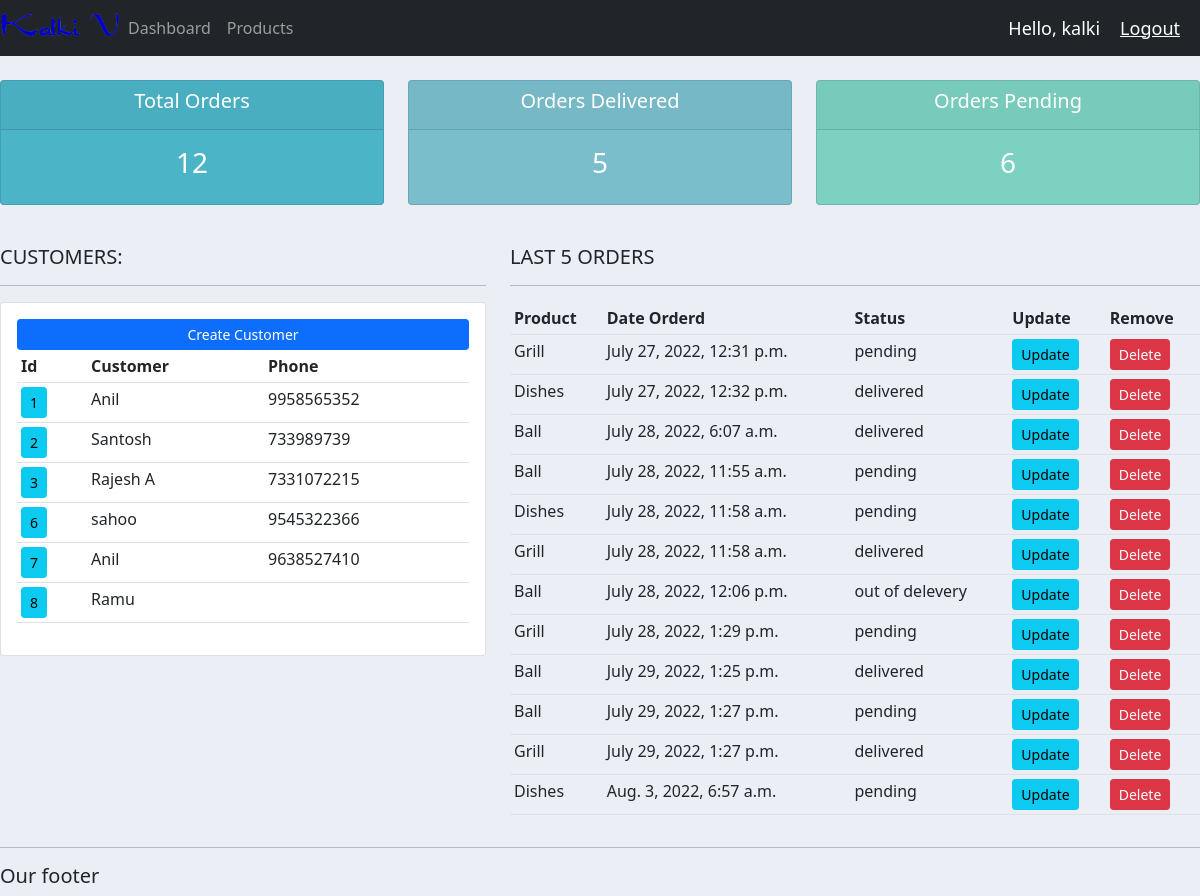
The app's page / (signed in) with its own data.
### app/models.py (models this page shows, shortened)
class Customer(models.Model):
    user = models.OneToOneField(User, null=True, blank=True, on_delete=models.CASCADE)
    name = models.CharField(max_length=50)
    phone = models.CharField(max_length=50)
    email = models.CharField(max_length=50)
    profile_pic = models.ImageField(default="profile.png", null=True, blank=True)
    date_created = models.DateTimeField(auto_now_add=True, null=True)

class Order(models.Model):
    STATUS = (
        ('pending', 'Pending'),
        ('out of delevery', 'Out of Delevery'),
        ('delivered' , 'Delivered'),
    )
    customer = models.ForeignKey("Customer", null=True, on_delete=models.SET_NULL)
    product = models.ForeignKey("Product", null=True, on_delete=models.SET_NULL)
    date_created = models.DateTimeField(auto_now_add=True, null=True)
    status = models.CharField(max_length=50, choices=STATUS)
    note = models.CharField(max_length=1000, null=True)

class Product(models.Model):
    CATEGORIES = (
        ('out door', 'Out Door'),
        ('indoor', 'Indoor'),
        ('fashion', 'Fashion'),
        ('mobiles', 'Mobiles'),
    )
    name = models.CharField(max_length=50)
    price = models.FloatField(null=True)
    category = models.CharField(max_length=50, choices=CATEGORIES)
    discripotion = models.CharField(max_length=50, blank=True)
    date_created = models.DateTimeField(auto_now_add=True, null=True)
    tags = models.ManyToManyField(Tag)
    def __str__(self):
        return self.name

### app/decorators.py (the view)
    def wrapper_function(request, *args, **kwargs):
        group = None
        if request.user.groups.exists():
            group = request.user.groups.all()[0].name
        if group == 'customer':
            return redirect('user')
        if group == 'admin':
            return view_func(request, *args, **kwargs)

### app/views.py (called while the page is built)
@login_required(login_url='login')
@admin_only
def home(request):
    orders = models.Order.objects.all()
    customers = models.Customer.objects.all()
    total_orders = orders.count()
    total_customers = customers.count()
    delivered = orders.filter(status='delivered').count()
    pending = orders.filter(status='pending').count()
    context = {'orders':orders, 'customers':customers,
    'total_orders':total_orders, 'total_customers':total_customers,
    'delivered':delivered, 'pending':pending}
    return render(request, 'dashboard.html', context)

### app/templates/dashboard.html (shortened to what this page needs)
{% extends 'main.html' %}
{% block content %}
{% include 'status.html' %}
<br>
<div class="row">
	<div class="col-md-5">
		<h5>CUSTOMERS:</h5>
		<hr>
		<div class="card card-body">
			<a class="btn btn-primary  btn-sm btn-block" href="">Create Customer</a>
			<table class="table table-sm">
				<tr>
					<th>Id</th>
					<th>Customer</th>
					<th>Phone</th>
				</tr>
				{% for customer in customers %}
				<tr>
				<td><a class="btn btn-sm btn-info" href="{% url 'customer' customer.id %}"</a>{{customer.id}}</td>
					<td>{{customer.name}}</td>
					<td>{{customer.phone}}</td>
				</tr>
				{% endfor %}
			</table>
		</div>
	</div>
	<div class="col-md-7">
		<h5>LAST 5 ORDERS</h5>
		<hr>
			<table class="table table-sm">
				<tr>
					<th>Product</th>
					<th>Date Orderd</th>
					<th>Status</th>
					<th>Update</th>
					<th>Remove</th>
				</tr>
				{% for order in orders %}
				<tr>
					<td>{{order.product}}</td>
					<td>{{order.date_created}}</td>
					<td>{{order.status}}</td>
					<td><a class="btn btn-sm btn-info" href="{% url 'update_order' order.id %}">Update</a></td>
					<td><a class="btn btn-sm btn-danger" href="{% url 'delete_order' order.id %}">Delete</a></td>
				</tr>
				{% endfor %}
			</table>
		</div>
	</div>
{% endblock %}

### app/templates/main.html (shortened to what this page needs)
{% load static %}
<!DOCTYPE html>
<html>
<head>
    <link href="https://cdn.jsdelivr.net/npm/bootstrap@5.0.2/dist/css/bootstrap.min.css" rel="stylesheet">
    <link rel="stylesheet" type="text/css" href="{% static 'css/main.css' %}">
</head>
<body>
    {% include 'navbar.html' %}
    {% block content %}
    {% endblock %}
    <hr>
    <h5>Our footer</h5>
</body>
</html>

### app/templates/navbar.html (shortened to what this page needs)
{% load static %}
<nav class="navbar navbar-expand-lg navbar-dark bg-dark">
    <img src="{% static 'images/logo.png' %}" width='120' height='30'>
    <div class="collapse navbar-collapse" id="navbarNav">
      <ul class="navbar-nav">
        {% if request.user.is_staff %}
        <li class="nav-item active">
          <a class="nav-link" href="{% url 'home' %}">Dashboard</a>
        </li>
        <li class="nav-item">
          <a class="nav-link" href="{% url 'products' %}">Products</a>
        </li>
        {% else %}
        <li class="nav-item">
          <a class="nav-link" href="{% url 'account' %}">Settings</a>
        </li>
        {% endif %}
       </ul>
    </div>
    <span class="hello-msg">Hello, {{request.user}}</span>
    <span><a class="hello-msg" href="{% url 'logout' %}">Logout</a></span>
  </nav>

### app/templates/status.html
<br>
<div class="row">
	<div class="col">
		<div class="col-md">
			<div class="card text-center text-white  mb-3" id="total-orders">
			  	<div class="card-header">
			  		<h5 class="card-title">Total Orders</h5>
			  	</div>
			  	<div class="card-body">
			    	<h3 class="card-title">{{total_orders}}</h3>
			  	</div>
			</div>
		</div>
	</div>
	<div class="col">
		<div class="col-md">
			<div class="card text-center text-white  mb-3" id="orders-delivered">
			  	<div class="card-header">
			  		<h5 class="card-title">Orders Delivered</h5>
			  	</div>
			  	<div class="card-body">
			    	<h3 class="card-title">{{delivered}}</h3>
			  	</div>
			</div>
		</div>
	</div>
	<div class="col">
		<div class="col-md">
			<div class="card text-center text-white  mb-3" id="orders-pending">
			  	<div class="card-header">
			  		<h5 class="card-title">Orders Pending</h5>
			  	</div>
			  	<div class="card-body">
			    	<h3 class="card-title">{{pending}}</h3>
			  	</div>
			</div>
		</div>
	</div>
</div>

### static/css/main.css (style rules this page uses)
body { background-color: #ebeff5; }
#total-orders { background-color: #4cb4c7; }
#orders-delivered { background-color: #7abecc; }
#orders-pending { background-color: #7CD1C0; }

### app/templates/navbar.html (style rules this page uses)
.hello-msg { font-size: 18px; color: #fff; margin-right: 20px; }

### records on screen
Customer: id "1", name "Anil", phone "9958565352"
Customer: id "2", name "Santosh", phone "733989739"
Customer: id "3", name "Rajesh A", phone "7331072215"
Customer: id "6", name "sahoo", phone "9545322366"
Customer: id "7", name "Anil", phone "9638527410"
Customer: id "8", name "Ramu"
Order: product "Grill", date_created "July 27, 2022, 12:31 p.m.", status "pending"
Order: product "Dishes", date_created "July 27, 2022, 12:32 p.m.", status "delivered"
Order: product "Ball", date_created "July 28, 2022, 6:07 a.m.", status "delivered"
Order: product "Ball", date_created "July 28, 2022, 11:55 a.m.", status "pending"
Order: product "Dishes", date_created "July 28, 2022, 11:58 a.m.", status "pending"
Order: product "Grill", date_created "July 28, 2022, 11:58 a.m.", status "delivered"
Order: product "Ball", date_created "July 28, 2022, 12:06 p.m.", status "out of delevery"
Order: product "Grill", date_created "July 28, 2022, 1:29 p.m.", status "pending"
Order: product "Ball", date_created "July 29, 2022, 1:25 p.m.", status "delivered"
Order: product "Ball", date_created "July 29, 2022, 1:27 p.m.", status "pending"
Order: product "Grill", date_created "July 29, 2022, 1:27 p.m.", status "delivered"
Order: product "Dishes", date_created "Aug. 3, 2022, 6:57 a.m.", status "pending"

### other values on screen
{{ request.user }} "kalki"
{{ total_orders }} "12"
{{ delivered }} "5"
{{ pending }} "6"
